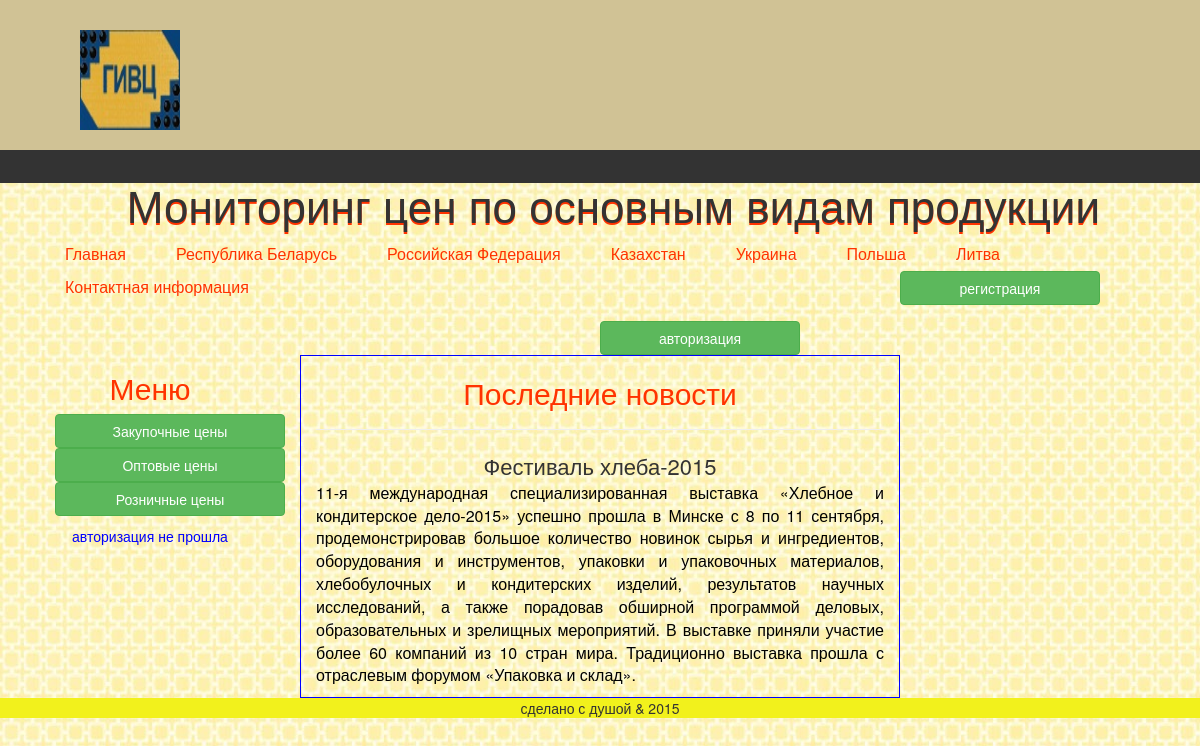
The page / on the database its author committed.
### tables this page shows
CREATE TABLE IF NOT EXISTS `maintexts` (
  `id` int(11) NOT NULL AUTO_INCREMENT,
  `name` tinytext NOT NULL,
  `body` text NOT NULL,
  `url` tinytext NOT NULL,
  `showhide` enum('show','hide') NOT NULL DEFAULT 'show',
  `lang` enum('ru','en') NOT NULL DEFAULT 'ru',
  `putdate` datetime NOT NULL,
  PRIMARY KEY (`id`)
);

### class/Database.php (called while the page is built, shortened)
<?php
class Database{
private $host = DB_HOST;
private $user= DB_USER;
private $pass=DB_PASS;
private $dbname=DB_NAME;
private $port=DB_PORT;
private $dbh;
private $stmt;
public function __construct(){
$dsn='mysql:host=' .$this->host . ';port=' . $this->port.';dbname=' . $this->dbname;
$options=array(
PDO::ATTR_ERRMODE=>PDO::ERRMODE_EXCEPTION
);
try{
$this->dbh=new PDO($dsn, $this->user, $this->pass, $options);
}
catch(PDOException $e){
$this->error=$e->getMessage();
}
}
public function query($query){
    $this->stmt = $this->dbh->prepare($query);
}
public function execute(){
    return $this->stmt->execute();
}
public function single(){
    $this->execute();
    return $this->stmt->fetch(PDO::FETCH_ASSOC);
}
}

### index.php (the view)
<?php require_once("templates/top.php");
if  ($_GET['url']){
$file=$_GET['url'];
}else{
$file='index';
}
$obj=new database();
$query= "select * from maintexts where url='$file'";
$obj->query($query);
$row=$obj-> single();
?>
<h2><?echo $row['name'];?></h2>
<?echo $row['body'];?>
<?php require_once("templates/bottom.php");?>

### media/css/style.css (style rules this page uses)
body { background: url(../img/geluzor75.jpg); padding:0; margin:0; }
.content h2 { color:#f30; text-align:center; }
.col-md-6 div { text-align: center; font-size: 22px; }
.col-md-6 p { font-size: 16px; color: black; text-align: justify; }

### rows shown on the page
maintexts: name "Последние новости Фестиваль хлеба-2015", body "11-я международная специализированная выставка «Хлебное и кондитерское дело-2015» успешно прошла в Минске с 8 по 11 сентября, продемонстрировав большое количество новинок сырья и ингредиентов, оборудования и инструментов, упаковки и упаковочных материалов, хлебобулочных и кондитерских изделий, результатов научных исследований, а также порадовав обширной программой деловых, образовательных и зрелищных мероприятий. В выставке приняли участие более 60 компаний из 10 стран мира. Традиционно выставка прошла с отраслевым форумом «Упаковка и склад»."
